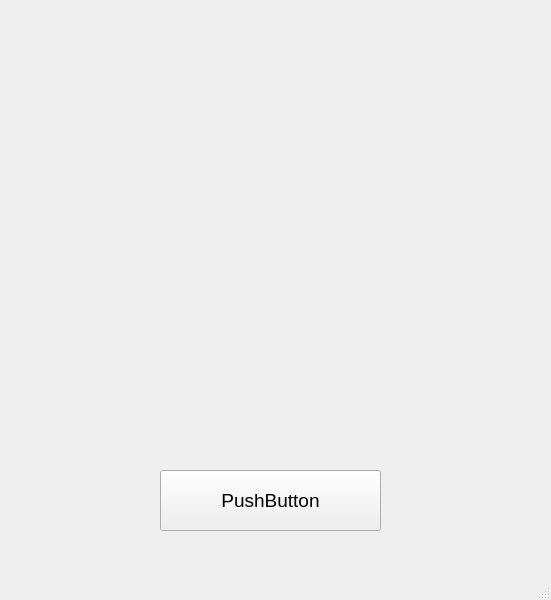
<?xml version="1.0" encoding="UTF-8"?>
<ui version="4.0">
 <class>MainWindow</class>
 <widget class="QMainWindow" name="MainWindow">
  <property name="geometry">
   <rect>
    <x>0</x>
    <y>0</y>
    <width>551</width>
    <height>600</height>
   </rect>
  </property>
  <property name="windowTitle">
   <string>MainWindow</string>
  </property>
  <widget class="QWidget" name="centralwidget">
   <widget class="QPushButton" name="Button">
    <property name="geometry">
     <rect>
      <x>160</x>
      <y>470</y>
      <width>221</width>
      <height>61</height>
     </rect>
    </property>
    <property name="font">
     <font>
      <pointsize>14</pointsize>
     </font>
    </property>
    <property name="text">
     <string>PushButton</string>
    </property>
   </widget>
  </widget>
  <widget class="QMenuBar" name="menubar">
   <property name="geometry">
    <rect>
     <x>0</x>
     <y>0</y>
     <width>551</width>
     <height>21</height>
    </rect>
   </property>
  </widget>
  <widget class="QStatusBar" name="statusbar"/>
 </widget>
 <resources/>
 <connections/>
</ui>
